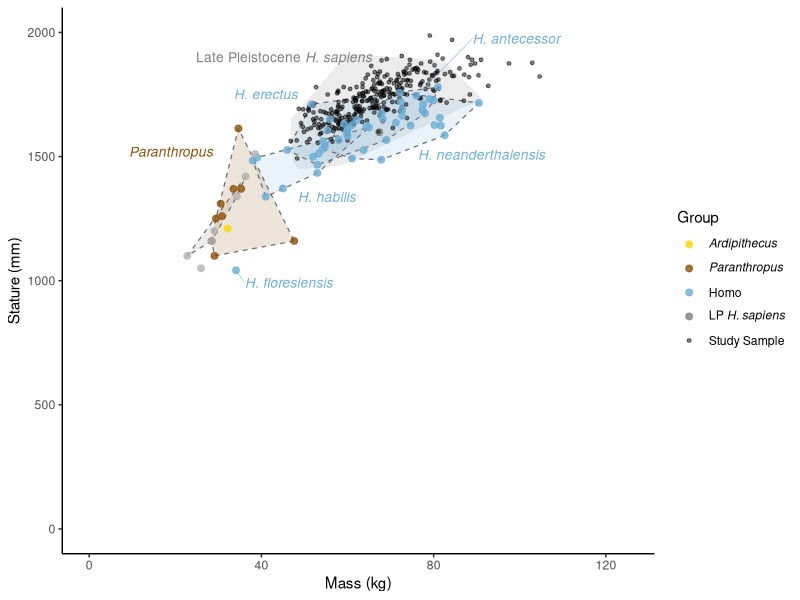

Write R code to recreate this figure.
library(ggplot2)
library(dplyr)
library(ggrepel)
library(here)

fossil <- read.csv(here("CSV", "fossil_data.csv"))

shape_map <- c("F" = 16, "M" = 17, "Unknown" = 15)

subcat_colours <- c(
  "Late Pleistocene H. sapiens" = "grey50",
  "Homo"                        = "#6baed6",
  "Australopithecus"            = "#41ab5d",
  "Paranthropus"                = "#8c510a",
  "Ardipithecus"                = "#FFD700"
)

# Recode sex
fossil <- fossil %>%
  mutate(Sex = case_when(
    toupper(trimws(Sex)) == "F" ~ "F",
    toupper(trimws(Sex)) == "M" ~ "M",
    TRUE                        ~ "Unknown"
  )) %>%
  mutate(Subcategory = recode(Subcategory,
                              "Late Pleist H. sapiens" = "Late Pleistocene H. sapiens"))

# ── Data subsets ─────────────────────────────────────────────
study_sample <- fossil %>%
  filter(Category == "Study Sample", !is.na(Mass), !is.na(Stature))

other_pts <- fossil %>%
  filter(Category != "Study Sample", Species != "Undefined",
         Subcategory != "Late Pleistocene H. sapiens",
         !is.na(Mass), !is.na(Stature)) %>%
  mutate(HullGroup = ifelse(Subcategory %in% c("Australopithecus", "Paranthropus"),
                            Subcategory, Species))

# ── Convex hulls ─────────────────────────────────────────────
hull_list <- lapply(split(other_pts, other_pts$HullGroup), function(d) {
  if (nrow(d) < 3) return(NULL)
  idx <- chull(d$Mass, d$Stature)
  d[idx, ]
})
hulls <- bind_rows(hull_list)
row.names(hulls) <- NULL

# Map HullGroup → fill colour via Subcategory
hull_colours <- other_pts %>%
  distinct(HullGroup, Subcategory) %>%
  mutate(col = subcat_colours[Subcategory]) %>%
  { setNames(.$col, .$HullGroup) }

# ── Labels ───────────────────────────────────────────────────
hull_labels <- other_pts %>%
  group_by(HullGroup, Subcategory) %>%
  filter(n() >= 3) %>%
  summarise(x = mean(Mass),
            y = max(Stature),
            .groups = "drop")

# Manual label positions
label_nudges <- tribble(
  ~HullGroup,              ~nudge_x,  ~nudge_y,
  "H. sapiens",                 2,       50,
  "H. neanderthalensis",        5,      -250,
  "H. erectus",                -29,      -30,
  "H. habilis",                 0,      -280,
  "Australopithecus",          -33,     -300,
  "Paranthropus",              -24,     -100,
  "Ar. ramidus",                5,      -130,
  "H. floresiensis",            2,       -50,
  "H. antecessor",             13,       230
)

hull_labels <- hull_labels %>%
  left_join(label_nudges, by = "HullGroup")

individual_labels <- other_pts %>%
  group_by(HullGroup) %>%
  filter(n() < 3) %>%
  ungroup() %>%
  left_join(label_nudges, by = "HullGroup")

# Apply italic expressions to label columns
hull_labels <- hull_labels %>%
  mutate(label_expr = paste0("italic('", HullGroup, "')"))

individual_labels <- individual_labels %>%
  mutate(label_expr = paste0("italic('", HullGroup, "')"))

# ── Late Pleistocene hull ─────────────────────────────────────
late_pleist_pts <- fossil %>%
  filter(Subcategory == "Late Pleistocene H. sapiens", !is.na(Mass), !is.na(Stature))

late_pleist_hull <- if (nrow(late_pleist_pts) >= 3) {
  idx <- chull(late_pleist_pts$Mass, late_pleist_pts$Stature)
  late_pleist_pts[idx, ]
} else late_pleist_pts

# "Late Pleistocene" plain, "H. sapiens" italic
late_pleist_label <- data.frame(
  x     = mean(late_pleist_pts$Mass) - 22,
  y     = max(late_pleist_pts$Stature) - 20,
  label = "\"Late Pleistocene\"~italic('H. sapiens')"
)

# ── Legend labels: LP H. sapiens with only H. sapiens italic ─
legend_labels <- c(
  "Late Pleistocene H. sapiens" = expression("LP " * italic("H. sapiens")),
  "Homo"                        = "Homo",
  "Australopithecus"            = expression(italic("Australopithecus")),
  "Paranthropus"                = expression(italic("Paranthropus")),
  "Ardipithecus"                = expression(italic("Ardipithecus")),
  "Study Sample"                = "Study Sample"
)

# ── Plot ─────────────────────────────────────────────────────
ggplot() +
  # Late Pleistocene hull: shaded only, no border
  geom_polygon(data = late_pleist_hull,
               aes(x = Mass, y = Stature),
               fill = "grey50", alpha = 0.15, colour = NA) +
  geom_text(data = late_pleist_label,
            aes(x = x, y = y, label = label),
            colour = "grey50", size = 3.5, hjust = 0.5,
            parse = TRUE,
            show.legend = FALSE) +
  # Other hulls: dashed border
  geom_polygon(data = hulls,
               aes(x = Mass, y = Stature,
                   group = HullGroup, fill = HullGroup),
               alpha = 0.15, colour = "grey40",
               linetype = "dashed", linewidth = 0.4) +
  # Dummy invisible point to pull Late Pleistocene into colour legend
  geom_point(data = late_pleist_pts[1, ],
             aes(x = Mass, y = Stature,
                 colour = "Late Pleistocene H. sapiens"),
             size = 2, alpha = 0.8) +
  geom_point(data = study_sample,
             aes(x = Mass, y = Stature, colour = "Study Sample"),
             size = 1, alpha = 0.5) +
  geom_point(data = other_pts,
             aes(x = Mass, y = Stature, colour = Subcategory),
             size = 2, alpha = 0.8) +
  # Leader lines for individual labels
  geom_segment(data = individual_labels,
               aes(x = Mass, y = Stature,
                   xend = Mass + nudge_x, yend = Stature + nudge_y,
                   colour = Subcategory),
               linewidth = 0.3, alpha = 0.6,
               show.legend = FALSE) +
  geom_text(data = individual_labels,
            aes(x = Mass + nudge_x, y = Stature + nudge_y,
                label = label_expr, colour = Subcategory),
            size = 3.5, hjust = 0, parse = TRUE,
            show.legend = FALSE) +
  geom_text(data = hull_labels,
            aes(x = x + nudge_x, y = y + nudge_y,
                label = label_expr, colour = Subcategory),
            size = 3.5, hjust = 0, parse = TRUE,
            show.legend = FALSE) +
  scale_fill_manual(values = hull_colours, guide = "none") +
  scale_colour_manual(
    values = c(subcat_colours, "Study Sample" = "black"),
    labels = legend_labels,
    breaks = c("Ardipithecus", "Australopithecus", "Paranthropus", "Homo", "Late Pleistocene H. sapiens", "Study Sample"),
    name   = "Group",
    na.value = "grey70"
  ) +
  coord_cartesian(xlim = c(0, 125), ylim = c(0, 2000)) +
  labs(x = "Mass (kg)", y = "Stature (mm)") +
  theme_classic(base_size = 11)
